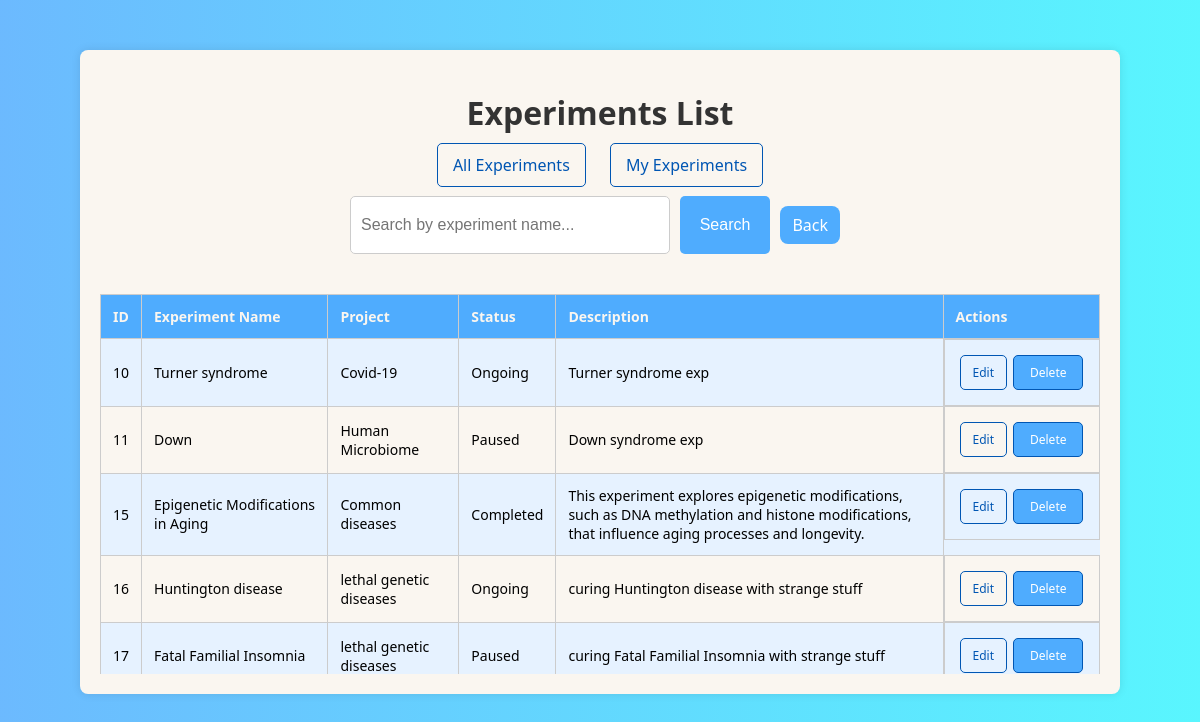
Screenshot of /experiments/ (signed in) with the database file from the repository.
### projekty/models.py (models this page shows, shortened)
class Experiments(models.Model):
    STATUS_CHOICES = (
        ('ongoing', 'Ongoing'),
        ('completed', 'Completed'),
        ('paused', 'Paused'),
    )
    experiment_name = models.CharField(max_length=40)
    project = models.ForeignKey(Projects, on_delete=models.CASCADE)
    employe = models.ManyToManyField(Employes, through='RelationEmployesExperiments')
    patients = models.ManyToManyField('Patients', through='RelationPatientsExperiments')
    status = models.CharField(max_length=10, choices=STATUS_CHOICES, default='ongoing')  # Domyślny status
    description = models.TextField()
    method = models.ForeignKey('Methods', on_delete=models.CASCADE)

class Projects(models.Model):
    STATUS_CHOICES = (
        ('ongoing', 'Ongoing'),
        ('completed', 'Completed'),
        ('paused', 'Paused'),
    )
    project_name = models.CharField(max_length=60)
    team_leader = models.ForeignKey(Employes, on_delete=models.CASCADE, related_name="led_projects", null=True, blank=True)
    workers = models.ManyToManyField(Employes, through='RelationEmployesProjects')
    status = models.CharField(max_length=10, choices=STATUS_CHOICES, default='ongoing')  # Domyślny status
    description = models.TextField()

### projekty/views.py (the view)
# urls.py: path('experiments/', views.experiments_list, name='experiments_list'),
@login_required
def experiments_list(request):
    experiments = Experiments.objects.all()
    query = request.GET.get('q')
    if query:
        experiments = experiments.filter(experiment_name__icontains=query)
    return render(request, 'experiments_list.html', {'experiments': experiments})

### templates/experiments_list.html (shortened to what this page needs)
<!DOCTYPE html>
<html lang="en">
<head>
</head>
<body>
    <div class="table-container">
        <h1>Experiments List</h1>
        <div class="navigation-links">
            <a href="{% url 'experiments_list' %}">All Experiments</a>
            <a href="{% url 'my_experiments' %}">My Experiments</a>
        </div>
        <div class="form-container">
            <form method="get" action="{% url 'experiments_list' %}">
                <input type="text" name="q" placeholder="Search by experiment name...">
                <button type="submit">Search</button>
                <a class="link" href="{% url 'choose_Dane' %}">Back</a>
            </form>
        </div>
        <div class="table-scroll">
            <table>
                <thead>
                    <tr>
                        <th>ID</th>
                        <th>Experiment Name</th>
                        <th>Project</th>
                        <th>Status</th>
                        <th>Description</th>
                        <th>Actions</th>
                    </tr>
                </thead>
                <tbody>
                    {% for experiment in experiments %}
                    <tr>
                        <td>{{ experiment.id }}</td>
                        <td>{{ experiment.experiment_name }}</td>
                        <td>{{ experiment.project.project_name }}</td>
                        <td>{{ experiment.get_status_display }}</td>
                        <td>{{ experiment.description }}</td>
                        <td class="actions">
                            <a href="{% url 'upd_exp' experiment.id %}">Edit</a>
                            <form class="delete-form" action="{% url 'del_exp' experiment.id %}" method="post">
                                <button type="submit" onclick="return confirm('Are you sure you want to delete this record?')">Delete</button>
                            </form>
                        </td>
                    </tr>
                    {% empty %}
                    <tr>
                        <td colspan="6">No experiments found</td>
                    </tr>
                    {% endfor %}
                </tbody>
            </table>
        </div>
    </div>
</body>
</html>

### templates/experiments_list.html (style rules this page uses)
body { font-family: 'Segoe UI', Tahoma, Geneva, Verdana, sans-serif; background: linear-gradient(to right, #4facfed5 0%, #00f1fea6 100%); margin: 0; padding: 0; display: flex; flex-direction: column; align-items: center; min-height: 100vh; }
.table-container { background-color: #faf6f0; padding: 20px; border-radius: 8px; box-shadow: 0 0 10px rgba(0, 0, 0, 0.1); text-align: center; width: 90%; max-width: 1000px; overflow-x: auto; margin-top: 50px; }
h1 { color: #333; margin-bottom: 20px; }
.navigation-links { margin-bottom: 20px; }
.navigation-links a { margin: 0 10px; padding: 10px 15px; text-decoration: none; color: #0056b3; border: 1px solid #0056b3; border-radius: 5px; background-color: transparent; cursor: pointer; transition: background-color 0.3s, color 0.3s; font-family: 'Segoe UI', Tahoma, Geneva, Verdana, sans-serif; }
.form-container { display: flex; justify-content: center; align-items: center; width: 100%; margin-bottom: 20px; }
form { display: flex; width: 100%; max-width: 500px; }
form input[type=text] { flex: 1; padding: 10px; font-size: 16px; border: 1px solid #ccc; border-radius: 5px; margin-right: 10px; box-sizing: border-box; }
form button { padding: 10px 20px; font-size: 16px; background-color: #4facfe; color: #fff; border: none; border-radius: 5px; cursor: pointer; transition: background-color 0.3s ease; }
.table-scroll { overflow-x: auto; max-height: 400px; margin-top: 10px; }
table { width: 100%; border-collapse: collapse; margin-top: 20px; }
th, td { border: 1px solid #ccc; padding: 12px; text-align: left; font-size: 14px; }
th { background-color: #4facfe; color: #faf6f0; }
tr:nth-child(even) { background-color: #faf6f0; }
tr:nth-child(odd) { background-color: #e6f2ff; }
.actions { display: flex; justify-content: center; align-items: center; }
.actions a, .actions button { margin: 3px; padding: 8px 12px; font-size: 12px; text-decoration: none; color: #0056b3; border: 1px solid #0056b3; border-radius: 5px; background-color: transparent; cursor: pointer; transition: background-color 0.3s, color 0.3s; font-family: 'Segoe UI', Tahoma, Geneva, Verdana, sans-serif; display: inline-block; }
.actions button { background-color: #4facfe; color: #fff; padding: 8px 16px; }
.delete-form { margin: 0; }
.link { display: inline-block; margin: 10px; text-decoration: none; color: #ffffff; padding: 8px 12px; background-color: #4facfe; border-radius: 8px; transition: background-color 0.3s ease; font-weight: normal; }

### rows the page displays
Experiments: id "10", experiment_name "Turner syndrome", project.project_name "Covid-19", status "Ongoing", description "Turner syndrome exp"
Experiments: id "11", experiment_name "Down", project.project_name "Human Microbiome", status "Paused", description "Down syndrome exp"
Experiments: id "15", experiment_name "Epigenetic Modifications in Aging", project.project_name "Common diseases", status "Completed", description "This experiment explores epigenetic modifications, such as DNA methylation and histone modifications, that influence aging processes and longevity."
Experiments: id "16", experiment_name "Huntington disease", project.project_name "lethal genetic diseases", status "Ongoing", description "curing Huntington disease with strange stuff"
Experiments: id "17", experiment_name "Fatal Familial Insomnia", project.project_name "lethal genetic diseases", status "Paused", description "curing Fatal Familial Insomnia with strange stuff"
